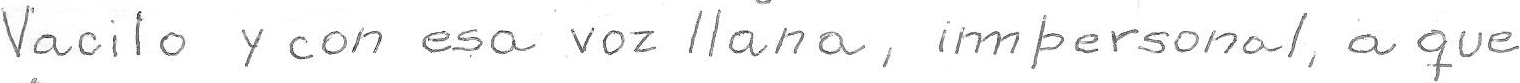
#> input picture tp4/entrega/src/newdataset/Línea 01 - Vaciló y con esa voz llana, impersonal, a que.png, 1520 x 83 px, given as the content of the folder Línea 01 - Vaciló y con esa voz llana, impersonal, a que.png, which was not available
$ python -i preproceso.py   (imports and definitions only)   (older library calls are emulated)
#> lines starting #> are read from the running program, lines starting #| are printed output that depends on the picture; after the words box and inside, x2 and y2 are one past the last pixel; in counts of white or black regions, pixels touching at a corner belong together; pictures that were not available may be replaced by others from this repository, and a replacement may not be noted
import os
import re
import os.path
import argparse
import numpy as np
from PIL import Image, ImageFont, ImageOps, ImageEnhance
from PIL.ImageDraw import Draw

def list_files(directory, ext='jpg|jpeg|bmp|png'):
#> in preprocess, img is the input picture: PIL image 1520x83 RGBA; mean R, G, B, A 247, 247, 247, 255
    return [os.path.join(directory, f) for f in os.listdir(directory)
            if os.path.isfile(os.path.join(directory, f)) and ("."+ext in f)]

contrast_ratio = 25

def resize(img,hMax):
    '''
    Define a maximum size. Then, compute a resize ratio by taking min(maxwidth/width, maxheight/height).
    The proper size is oldsize*ratio.
    '''
    (wIm,hIm) = img.size
    ratio = hMax/float(hIm)
    (wNewIm,hNewIm) = (int(wIm*ratio),hMax)
    newIm = img.resize((wNewIm,hNewIm),Image.ANTIALIAS)
    return newIm

def fill_border(img,left,right,hMax):
    arr = np.asarray(img)
    #~ h,w = arr.shape
    #~ col=np.median([arr[0,0],arr[0,w-1],arr[h-1,0],arr[h-1,w-1]])
    #~ col=np.mean(arr)
    col = 255
    #~ print('media-antes: {}'.format(col))
    l=np.full((hMax,left), col, dtype=np.uint8)
    r=np.full((hMax,right), col, dtype=np.uint8)
    arr=np.c_[l,arr,r]
    #~ print('media-dsp: {}\n'.format(np.mean(arr)))
    img=Image.fromarray(arr)
    return img

def crop_and_save_line(image,ymin,ymax,dest_dir,name):
    xmin = 0
    xmax = image.size[0]
    line_image = image.crop((xmin,ymin,xmax,ymax))
    line_image=resize(line_image,32)
    line_image=fill_border(line_image,10,10,32)
    line_image=erase_line(line_image)
    contrast=ImageEnhance.Contrast(line_image)
    line_image=contrast.enhance(contrast_ratio)

    if dest_dir:
        line_image.save(os.path.join(dest_dir, name))
    return line_image

def erase_line(img):
    img = np.asarray(img)
    n,m=img.shape
    img=np.transpose(img).tolist()
    for i in range(m):
        for j in range(n):
            if img[i][j]>150:
                img[i][j]=255
    img = np.transpose(np.array(img).astype('uint8'))
    return Image.fromarray(img)


def refine_line_bounds(image):
    ymin = 0
    ymax = image.size[1]
#> ymax = 83
    contrast = ImageEnhance.Contrast(image)
    line_np = 255 - np.array(contrast.enhance(2))
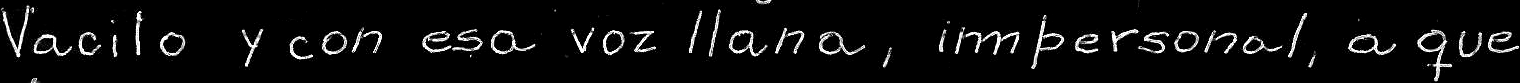
#> line_np: shape (83, 1520); min 0, max 255, mean 13.8
    histo = np.square(np.mean(line_np,axis=(1)))
#> histo = 83 values, max 3193.7 at index 50, min 0.0359 at index 4, mean 510.2
    prob = histo / np.sum(histo)
#> prob = 83 values, max 0.0754 at index 50, min 8.48e-07 at index 4, mean 0.012
    y = np.asarray(range(ymin,ymax))
#> y = 83 values from 0 to 82
    y_mean = np.dot(prob,y)
#> y_mean = 42.42
    s = (y - y_mean)**2
#> s = 83 values, max 1799.5 at index 0, min 0.176 at index 42, mean 576
    s = np.sqrt(np.dot(prob,s))
#> s = 7.22
    ymax = min(ymax,int(round(y_mean+2*s)))
#> ymax = 57
    ymin = max(ymin,int(round(y_mean-1.2*s)))
#> ymin = 34
    return ymin, ymax

def preprocess(source_path,dest_path=None):
    imgs=[]
    if dest_path and not os.path.exists(dest_path):
        os.makedirs(dest_path)
    for f in list_files(source_path,'png'):
        img = Image.open(f)
        img = ImageOps.grayscale(img)
        ymin, ymax = refine_line_bounds(img)
#> ymin = 34; ymax = 57
        baseName=os.path.basename(f)
        img = crop_and_save_line(img,ymin,ymax,dest_path, baseName)
#> in crop_and_save_line, `line_image = image.crop((xmin,ymin,xmax,ymax))`:
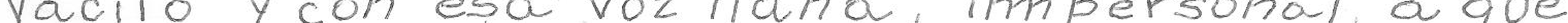
#> line_image: PIL image 1520x23 L (shown 2 times larger); min 15, max 255, mean 233.2
#> in resize, `newIm = img.resize((wNewIm,hNewIm),Image.ANTIALIAS)`:
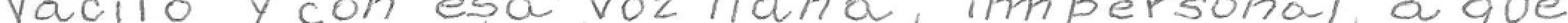
#> newIm: PIL image 2114x32 L (shown at 1/2 size); min 0, max 255, mean 232.7
#> in fill_border, `img=Image.fromarray(arr)`:
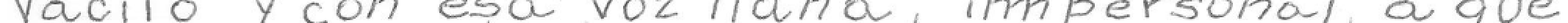
#> img: PIL image 2134x32 L (shown at 1/2 size); min 0, max 255, mean 232.9
#> in erase_line, `img=np.transpose(img).tolist()`: img = 2134 items
#> in erase_line, `return Image.fromarray(img)`:
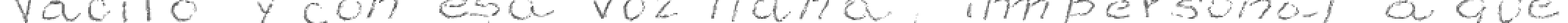
#> returned value: PIL image 2134x32 L (shown at 1/2 size); min 0, max 255, mean 241.1
#> in crop_and_save_line, `line_image=contrast.enhance(contrast_ratio)`:
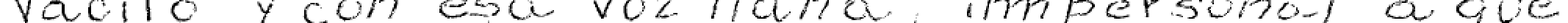
#> line_image: PIL image 2134x32 L (shown at 1/2 size); 89.8% white; black in thin lines or dots
        imgs.append((baseName,img))
    return imgs

>>> result = preprocess('../entrega/src/newdataset/Línea 01 - Vaciló y con esa voz llana, impersonal, a que.png')
#> result = 1 item

$ run again, on tp4/entrega/src/newdataset/Línea 02 - solemos recurrir para confiar en algo muy.png
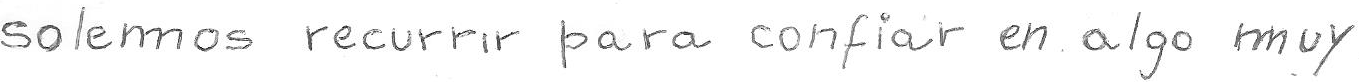
#> input picture tp4/entrega/src/newdataset/Línea 02 - solemos recurrir para confiar en algo muy.png, 1359 x 82 px, given as the content of the folder set/Línea 02 - solemos recurrir para confiar en algo muy.png, which was not available
#> in preprocess, img is the input picture: PIL image 1359x82 RGB; min 0, max 255, mean 246.1
#> in refine_line_bounds, `line_np = 255 - np.array(contrast.enhance(2))`:
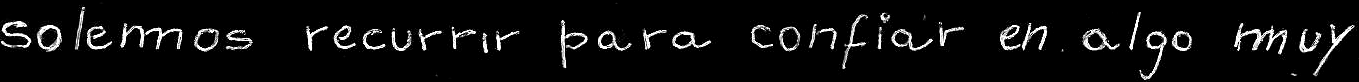
#> line_np: shape (82, 1359); min 0, max 255, mean 14.8
#> histo = 82 values, max 3682.9 at index 46, min 5.41e-07 at index 0, mean 633.9
#> prob = 82 values, max 0.0709 at index 46, min 1.04e-11 at index 0, mean 0.0122
#> y_mean = 38.44
#> in refine_line_bounds, `s = (y - y_mean)**2`: s = 82 values, max 1811.6 at index 81, min 0.191 at index 38, mean 564.5
#> in refine_line_bounds, `s = np.sqrt(np.dot(prob,s))`: s = 6.62
#> in refine_line_bounds, `ymax = min(ymax,int(round(y_mean+2*s)))`: ymax = 52
#> in refine_line_bounds, `ymin = max(ymin,int(round(y_mean-1.2*s)))`: ymin = 30
#> in preprocess, `ymin, ymax = refine_line_bounds(img)`: ymax = 52
#> in erase_line, `img=np.transpose(img).tolist()`: img = 1996 items
#> in crop_and_save_line, `line_image=contrast.enhance(contrast_ratio)`:
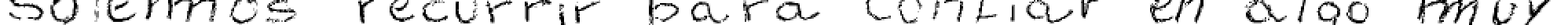
#> line_image: PIL image 1996x32 L (shown at 1/2 size); 87.3% white; 119 black regions (59 under 20 px), largest, box (x1, y1, x2, y2) and area: (1804, 0, 1881, 32) 722, (988, 2, 1043, 27) 318, (222, 0, 275, 28) 312
#> result = 1 item

$ run again, on tp4/entrega/src/newdataset/Línea 03 - íntimo, dijo que para terminar el poema le era.png
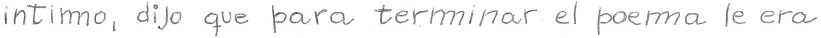
#> input picture tp4/entrega/src/newdataset/Línea 03 - íntimo, dijo que para terminar el poema le era.png, 1641 x 75 px, given as the content of the folder ínea 03 - íntimo, dijo que para terminar el poema le era.png, which was not available (shown at 1/2 size)
#> in preprocess, img is the input picture: PIL image 1641x75 RGB; min 0, max 255, mean 244.5
#> in refine_line_bounds, `line_np = 255 - np.array(contrast.enhance(2))`:
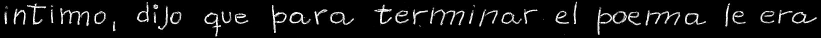
#> line_np: shape (75, 1641) (shown at 1/2 size); min 0, max 255, mean 17.7
#> histo = 75 values, max 3494.9 at index 45, min 0 at index 0, mean 694.7
#> prob = 75 values, max 0.0671 at index 45, min 0 at index 0, mean 0.0133
#> y_mean = 34.29
#> in refine_line_bounds, `s = (y - y_mean)**2`: s = 75 values, max 1577.3 at index 74, min 0.0813 at index 34, mean 476
#> in refine_line_bounds, `s = np.sqrt(np.dot(prob,s))`: s = 8.29
#> in refine_line_bounds, `ymax = min(ymax,int(round(y_mean+2*s)))`: ymax = 51
#> in refine_line_bounds, `ymin = max(ymin,int(round(y_mean-1.2*s)))`: ymin = 24
#> in preprocess, `ymin, ymax = refine_line_bounds(img)`: ymax = 51
#> in erase_line, `img=np.transpose(img).tolist()`: img = 1964 items
#> in crop_and_save_line, `line_image=contrast.enhance(contrast_ratio)`:
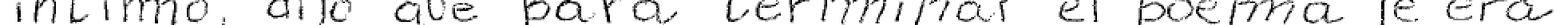
#> line_image: PIL image 1964x32 L (shown at 1/2 size); 88.5% white; black in thin lines or dots
#> result = 1 item

$ run again, on tp4/entrega/src/newdataset/Línea 04 - indispensable la casa, pues en un ángulo del.png
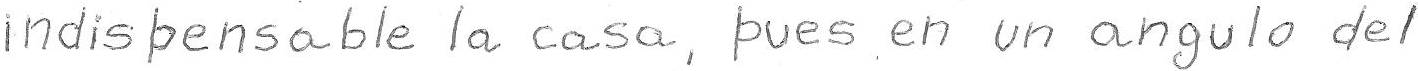
#> input picture tp4/entrega/src/newdataset/Línea 04 - indispensable la casa, pues en un ángulo del.png, 1418 x 71 px, given as the content of the folder /Línea 04 - indispensable la casa, pues en un ángulo del.png, which was not available
#> in preprocess, img is the input picture: PIL image 1418x71 RGB; min 0, max 255, mean 244.8
#> in refine_line_bounds, `line_np = 255 - np.array(contrast.enhance(2))`:
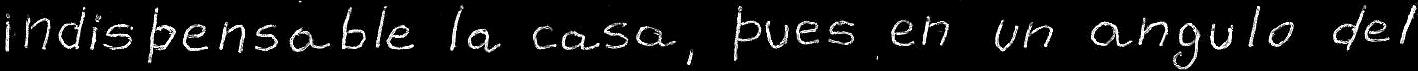
#> line_np: shape (71, 1418); min 0, max 255, mean 17.2
#> histo = 71 values, max 1992.2 at index 32, min 0.00258 at index 70, mean 603.5
#> prob = 71 values, max 0.0465 at index 32, min 6.02e-08 at index 70, mean 0.0141
#> y_mean = 35.59
#> in refine_line_bounds, `s = (y - y_mean)**2`: s = 71 values, max 1266.7 at index 0, min 0.167 at index 36, mean 420.3
#> in refine_line_bounds, `s = np.sqrt(np.dot(prob,s))`: s = 7.91
#> in refine_line_bounds, `ymax = min(ymax,int(round(y_mean+2*s)))`: ymax = 51
#> in refine_line_bounds, `ymin = max(ymin,int(round(y_mean-1.2*s)))`: ymin = 26
#> in preprocess, `ymin, ymax = refine_line_bounds(img)`: ymax = 51
#> in erase_line, `img=np.transpose(img).tolist()`: img = 1835 items
#> in crop_and_save_line, `line_image=contrast.enhance(contrast_ratio)`:
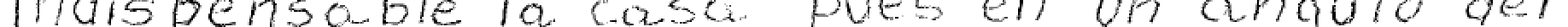
#> line_image: PIL image 1835x32 L (shown at 1/2 size); 89.7% white; black in thin lines or dots
#> result = 1 item
